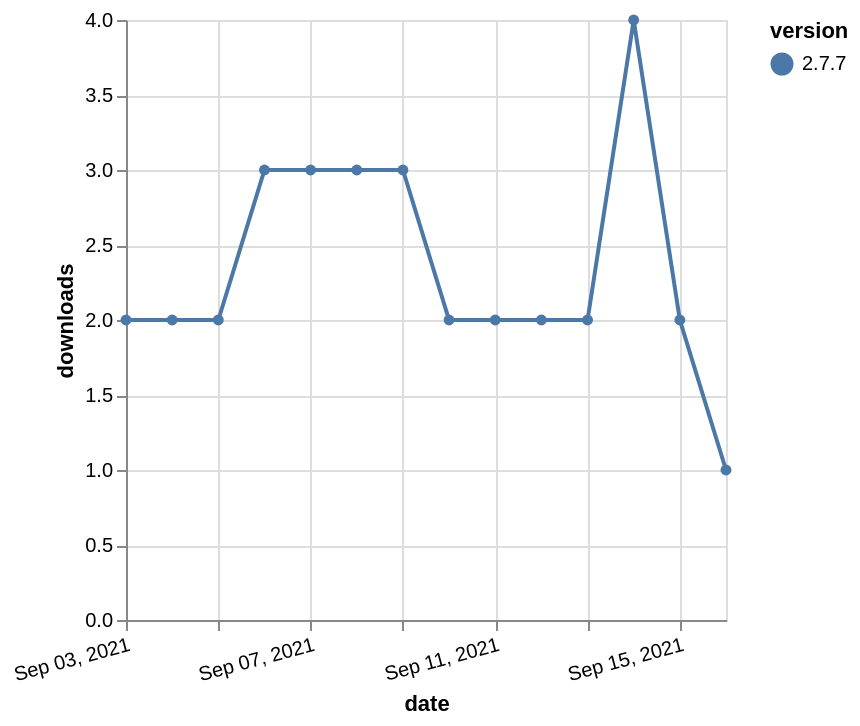

The Vega-Lite source for this figure:
### Vega-Lite specification from a JSON file in a GitHub repository (floating-point values rounded to 4 significant figures)
{"$schema": "https://vega.github.io/schema/vega-lite/v5.json", "description": "A simple bar chart with embedded data.", "data": {"values": [{"date": "2021-09-03", "total": 2535, "delta": 2, "version": "2.7.7"}, {"date": "2021-09-04", "total": 2537, "delta": 2, "version": "2.7.7"}, {"date": "2021-09-05", "total": 2539, "delta": 2, "version": "2.7.7"}, {"date": "2021-09-06", "total": 2542, "delta": 3, "version": "2.7.7"}, {"date": "2021-09-07", "total": 2545, "delta": 3, "version": "2.7.7"}, {"date": "2021-09-08", "total": 2548, "delta": 3, "version": "2.7.7"}, {"date": "2021-09-09", "total": 2551, "delta": 3, "version": "2.7.7"}, {"date": "2021-09-10", "total": 2553, "delta": 2, "version": "2.7.7"}, {"date": "2021-09-11", "total": 2555, "delta": 2, "version": "2.7.7"}, {"date": "2021-09-12", "total": 2557, "delta": 2, "version": "2.7.7"}, {"date": "2021-09-13", "total": 2559, "delta": 2, "version": "2.7.7"}, {"date": "2021-09-14", "total": 2563, "delta": 4, "version": "2.7.7"}, {"date": "2021-09-15", "total": 2565, "delta": 2, "version": "2.7.7"}, {"date": "2021-09-16", "total": 2566, "delta": 1, "version": "2.7.7"}]}, "width": "container", "mark": {"type": "line", "point": {"filled": true}}, "encoding": {"x": {"field": "date", "type": "temporal", "timeUnit": "yearmonthdate", "title": "date", "axis": {"labelAngle": -15}}, "y": {"field": "delta", "type": "quantitative", "title": "downloads"}, "color": {"field": "version", "type": "nominal"}, "tooltip": {"field": "delta"}}}
